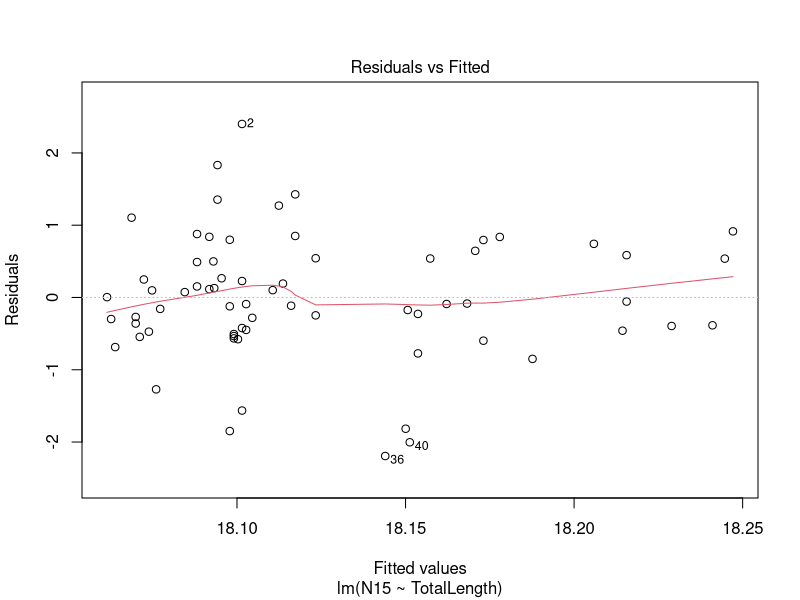
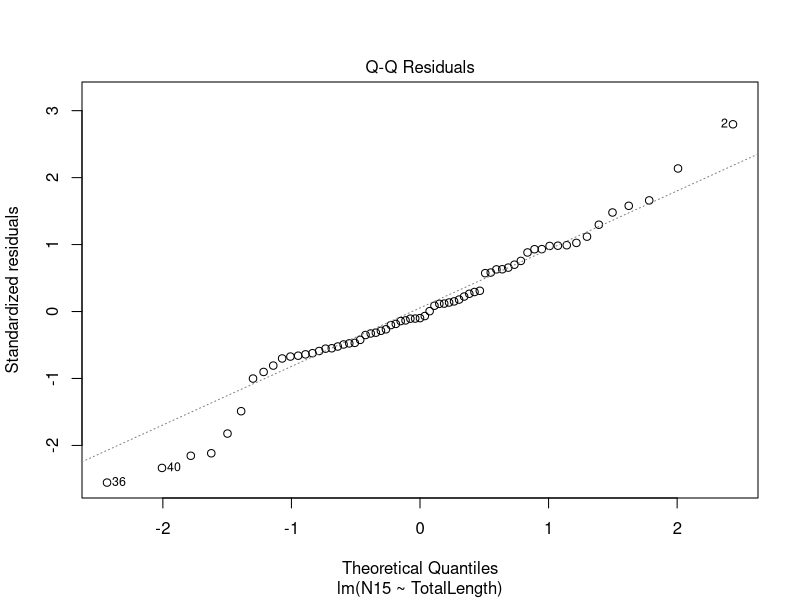
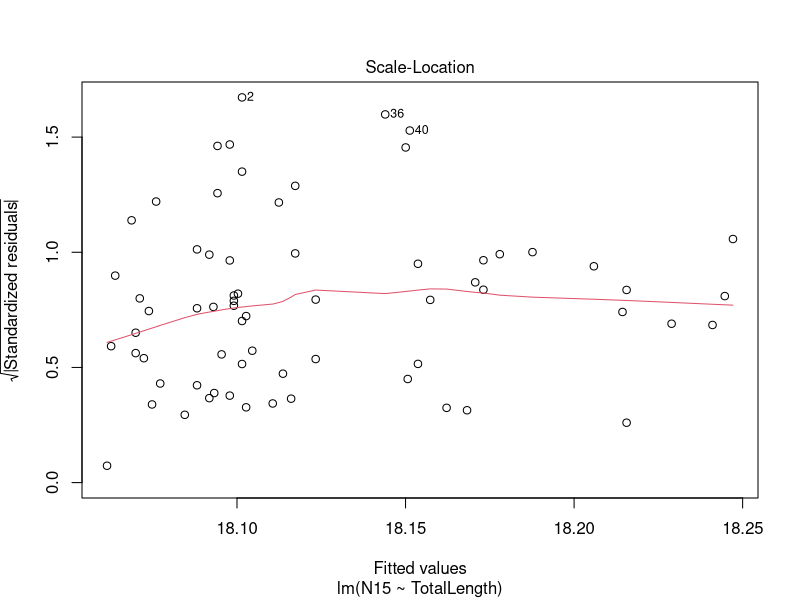
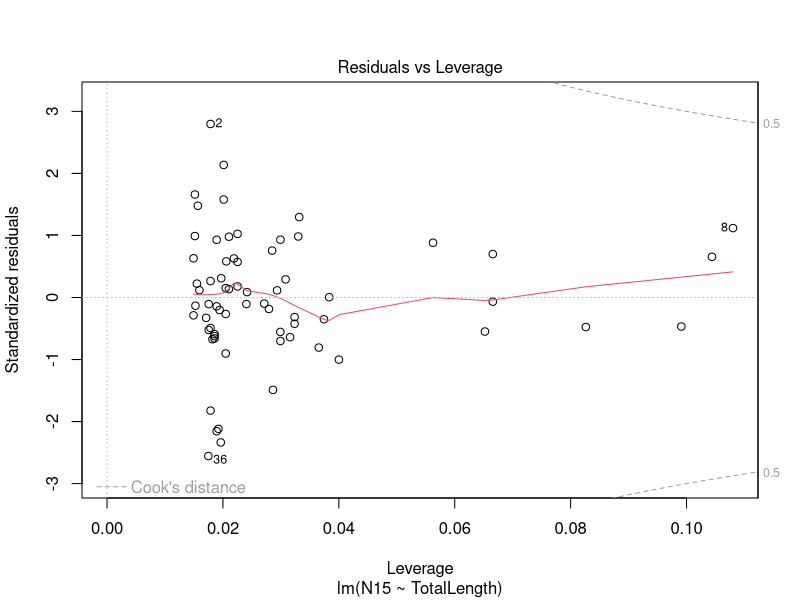
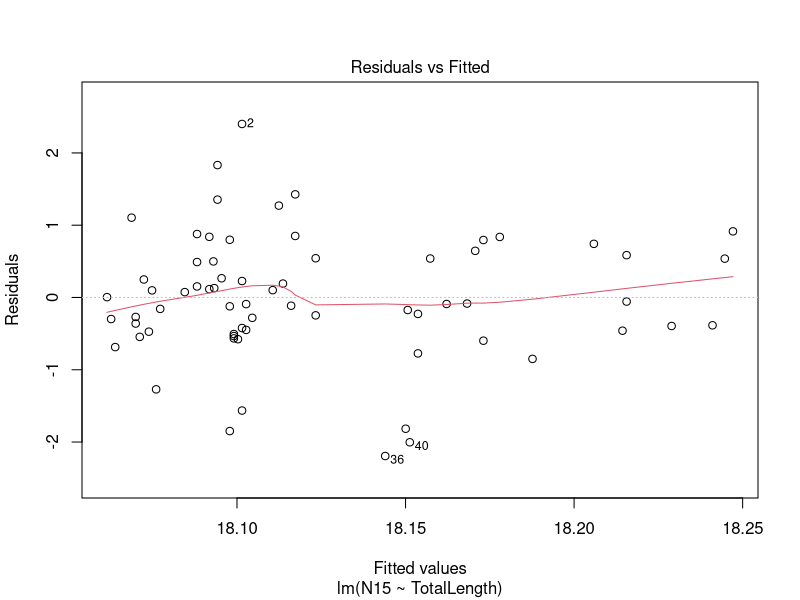

Write R code to recreate these figures, in order. (Note: this script raises an error after producing the figures.)
# MES 503: Linear Regression in R
# Giant Sea Bass Bulk Stable Isotopes (data from Blincow et al. (2022))
# ------------------------------------------------------------------------------

# ------------------------------------------------------------------------------
# BIOLOGICAL CONTEXT
# ------------------------------------------------------------------------------

# Giant Sea Bass are a recovering critically endangered species found in Southern
# California, USA and Baja California, Mexico. They are generalist predators that
# are chiefly associated with kelp forest habitats. The increasing numbers of these
# high-level predators has implications for kelp forest systems.

# One way to learn about what things are eating is by using stable isotopes. When
# organisms eat things, they carry elemental signatures of their prey in their tissues.
# Carbon13 differs based on the type of primary producer that is generating it
# and is relatively conserved as you much up the food chain. Nitrogen15 increases
# as you move up the food chain, because organisms preferentially use N14 first.
# Predators end up loading the heavier N15 isotope because there's less and less
# N14 available to them.


# ------------------------------------------------------------------------------
# OUR RESEARCH QUESTIONS
# ------------------------------------------------------------------------------

# 1. Is there a relationship between the total length of fish and N15 values in
# their tissues? 

# 2. Is there a relationship between the total length of fish and the C13 values 
# in their tissues?


# ------------------------------------------------------------------------------
# DATA
# ------------------------------------------------------------------------------

# This is real data that I collected during my PhD.
# Each row of this dataset represents a tissue sample taken from a GSB. In many 
# cases multiple tissue samples were taken from each fish, so there individual
# fish might have multiple rows of data associated with them that vary based on 
# tissue type.


# The data includes:
# ArtID - unique identifier for each fish
# N15 - the delta N15 value measured in a tissue sample
# C13 - the delth C13 value measured in a tissue sample
# TotalLength - the total length (cm) of the fish
# HeadLength - the head length (cm) of the fish 
# StandardLength - the standard length (cm) of the fish
# CatchSite - the location where the fish was caught
# Latitude - approximate latitude of the location where the fish was caught
# Longitude - approximate longitude of the location where the fish was caught
# TissueType - the type of tissue used to generate the bulk isotope values (fin clip or gill tissue)
# Year - the year the fish was caught
# Season - the season the fish was caught
# Month - the month the fish was caught
# Notes - notes regarding the sample


# ------------------------------------------------------------------------------
# STEP 1: SET UP OUR WORKSPACE
# ------------------------------------------------------------------------------

#clear our workspace
rm(list = ls())

#load our packages
library(tidyverse) # recall this loads all the tidyverse packages at once

#load our data (make sure to update the file path based on your file set up)
gsb <- read.csv("Week 6/GSBisotopes.csv")



# ------------------------------------------------------------------------------
# STEP 2: BASIC DATA EXPLORATION
# ------------------------------------------------------------------------------

# Before fitting a statistical model, we should understand our data.

# Look at the first six rows.
#INSERT CODE HERE

# Look at the structure of your data
#INSERT CODE HERE

# What is the mean total length of the fish sampled? Minimum TL? Maximum TL?
# REMEMBER: Individual fish might have duplicate rows.
#INSERT CODE HERE

# Do we have a wide range of sizes represented?


# ------------------------------------------------------------------------------
# STEP 2: BASIC DATA WRANGLING
# ------------------------------------------------------------------------------

# We do not want to have individual fish represented more than once, this would 
# lead to non-independence in our samples.

# To avoid these issues of non-independence, let's only retain data for the the
# tissue type that was most commonly sampled.

# To do this: 
# 1. Identify which tissue type is most commonly sampled.
# 2. Create new data object that is only includes data associated with that tissue
# type.

#INSERT CODE HERE


# ------------------------------------------------------------------------------
# STEP 3: Visualize Q1: Is there a relationship between total length and N15?
# ------------------------------------------------------------------------------

# Create a visual that will allow you the set up your expectation for whether 
# total length influences the delta N15 of GSB tissues?

#INSERT CODE HERE

# Do you think a relationship exists?

#INSERT ANSWER HERE


# ------------------------------------------------------------------------------
# STEP 4: LINEAR REGRESSION
# ------------------------------------------------------------------------------

# Create our model object using lm(response ~ explanatory, data = dataobject).

m1 <- lm(N15 ~ TotalLength, data = gsb) #INSERT CODE HERE

  
  
#ASSUMPTION TESTING
# The main assumptions we will consider are:
#
# 1. Linearity
# 2. Approximately normally distributed residuals
# 3. Constant variance of residuals
# 4. No observations that exert extreme influence on the model

# Check our assumptions by plotting the model object
plot(m1)
# Make sure to hit ENTER/RETURN in the console to view all the plots


#THE FIRST DIAGNOSTIC PLOT
# The first diagnostic plot shows residuals versus fitted values.
plot(m1, which = 1)

# We would like to see:
# - residuals scattered around zero;
# - no obvious curved pattern;
# - approximately similar spread across the range of fitted values.

# A curved pattern can suggest that the relationship is not adequately
# described by a straight line.

# A funnel-shaped pattern can suggest that the variance changes across the
# range of fitted values.


#THE SECOND DIAGNOSTIC PLOT
# The Q-Q plot provides a visual assessment of residual normality.
plot(model, which = 2)

# If the residuals are approximately normally distributed, the points should
# fall reasonably close to the reference line.

# Perfect agreement is not expected, especially with real ecological data.


#THE THIRD DIAGNOSTIC PLOT
# The third diagnostic plot is Scale-Location which is also used to assess 
# constant variance. 
plot(model, which = 3)

# You want to see a fairly even vertical spread of points across the x-axis, with
# the red trend line approximately horizontal.


#THE FOURTH DIAGNOSTIC PLOT
# Cook's distance can help identify observations that have a strong influence
# on the fitted model.
plot(model, which = 4)

# An observation with a large Cook's distance deserves investigation.

# IMPORTANT:
# An influential observation is not automatically a "bad" observation.
# Ecological systems can contain legitimate extreme observations.

# We should investigate why an observation is unusual before deciding what to
# do with it.



#NOTE! You might sometimes see folks testing assumptions using statistical tests.
# For example, the Shapiro-Wilk test will test for the normality of your residuals.
# I have included code below to do this, but you should still always look at the 
# visuals during assumption testing as statistical assumption testing is often
# overly conservative and kind of weird in terms of the theory of statistics.

# The null hypothesis of the Shapiro-Wilk test is:
# H0: The residuals are normally distributed.
# A small p-value provides evidence against normality.

shapiro.test(residuals(m1))

# INTERPRETATION:
# If p > 0.05:
# There is not strong statistical evidence that the residuals differ from a
# normal distribution.

# If p < 0.05:
# There is statistical evidence that the residuals differ from a normal
# distribution.

# IMPORTANT:
# A non-significant Shapiro-Wilk test does NOT prove that the residuals are
# perfectly normal. Likewise, a significant result does not automatically
# mean that the regression is unusable.
#
# Always examine the Q-Q plot as well.



#EVALUATING YOUR MODEL
# Look at the summary of our model object
summary(m1)

# Using the summary output, answer these questions:
# 1. What is the estimated slope of the relationship?
# 2. Is the slope significantly different than 0?
# 3. Is the overall linear regression model significant? How do you know? What
# is the test statistic?

#INSERT ANSWER HERE


# Write the results of this model based on the reporting formula:
# There was a significant relationship between [independent variable] and 
# [dependent variable] (R2 = [R2 value], F(df regression, df residual) = 
# [F-value], p = [p-value]).
# [independent variable] significantly predicted [dependent variable] 
# (β = [β-value], p = [p-value]).

#INSERT ANSWER HERE



# ------------------------------------------------------------------------------
# STEP 5: ADD THE REGRESSION LINE TO THE FIGURE
# ------------------------------------------------------------------------------

# We can add the fitted regression line to our scatterplot using geom_smooth().
# method = "lm" tells ggplot2 to fit a linear model.

ggplot( #INSERT CODE HERE
  ) +
  geom_point() +
  geom_smooth(method = "lm") 

# The shaded region represents uncertainty around the estimated regression
# line.


# ------------------------------------------------------------------------------
# STEP 6: INTERPRET THE RESULTS
# ------------------------------------------------------------------------------

# Given that N15 typically increases with increasing trophic level, what does
# your analysis tell you about Giant Sea Bass?




# ==============================================================================
# YOUR TURN: USE LINEAR REGRESSION TO ADDRESS THE SECOND RESEARCH QUESTION
# ==============================================================================

# QUESTION: Is there a relationship between the total length and C13?
# (use only the most common tissue type again)

# 1. Create a visual to set up your expectation.
# 2. Create the model object.
# 3. Check your model assumptions.
# 4. Evaluate your model based on the summary output.
# 5. Add your regression line to your visual.
# 6. Intepret the results in the context of the system. (Recall, C13 is conserved
# across trophic levels. Low C13 values are typically associated with phyotplankton-
# based primary production, high C13 values are typically associated with kelp-based
# primary production).


#INSERT CODE HERE
#INSERT ANSWERS HERE




# ==============================================================================
# YOUR TURN — EXTRA CHALLENGE
# ==============================================================================

# Recreate the figure shown on the slides (use only the most common tissue type).
gsb2 <- filter(gsb, TissueType == "Fin") |> drop_na(TotalLength)

gsb2$Stage <- "Transition"

gsb2[gsb2$TotalLength < 56,]$Stage <- "Immature"
gsb2[gsb2$TotalLength > 90 ,]$Stage <- "Mature"


gsb2$Stage <- factor(gsb2$Stage,
                     levels = c("Mature",
                                "Transition",
                                "Immature"),
                     labels = c("Mature (TL > 90 cm)",
                                "Transition (56 cm < TL < 90 cm)",
                                "Immature (TL < 56 cm)"))
ggplot(gsb2, aes(x = C13, y = N15, color = Stage,
                 shape = Stage)) +
  geom_point(size = 2.5) + 
  scale_color_viridis_d() +
  labs(x = expression(delta~" "^15~N), 
       y = expression(delta~" "^13~C)) +
  theme_classic() +
  theme(legend.position = "top")
